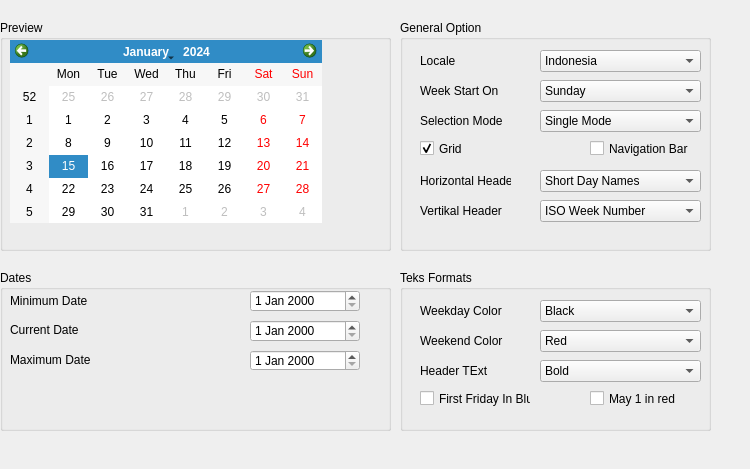
<?xml version="1.0" encoding="UTF-8"?>
<ui version="4.0">
 <class>Form</class>
 <widget class="QWidget" name="Form">
  <property name="geometry">
   <rect>
    <x>0</x>
    <y>0</y>
    <width>750</width>
    <height>469</height>
   </rect>
  </property>
  <property name="windowTitle">
   <string>Form</string>
  </property>
  <widget class="QGroupBox" name="groupBox">
   <property name="geometry">
    <rect>
     <x>0</x>
     <y>20</y>
     <width>391</width>
     <height>231</height>
    </rect>
   </property>
   <property name="title">
    <string>Preview</string>
   </property>
   <widget class="QCalendarWidget" name="calendarWidget">
    <property name="geometry">
     <rect>
      <x>10</x>
      <y>20</y>
      <width>312</width>
      <height>183</height>
     </rect>
    </property>
   </widget>
  </widget>
  <widget class="QGroupBox" name="groupBox_2">
   <property name="geometry">
    <rect>
     <x>0</x>
     <y>270</y>
     <width>391</width>
     <height>161</height>
    </rect>
   </property>
   <property name="title">
    <string>Dates</string>
   </property>
   <widget class="QLabel" name="label_2">
    <property name="geometry">
     <rect>
      <x>10</x>
      <y>20</y>
      <width>141</width>
      <height>21</height>
     </rect>
    </property>
    <property name="text">
     <string>Minimum Date</string>
    </property>
   </widget>
   <widget class="QDateEdit" name="dateEdit">
    <property name="geometry">
     <rect>
      <x>250</x>
      <y>20</y>
      <width>110</width>
      <height>22</height>
     </rect>
    </property>
    <property name="date">
     <date>
      <year>2000</year>
      <month>1</month>
      <day>1</day>
     </date>
    </property>
   </widget>
   <widget class="QDateEdit" name="dateEdit_2">
    <property name="geometry">
     <rect>
      <x>250</x>
      <y>50</y>
      <width>110</width>
      <height>22</height>
     </rect>
    </property>
    <property name="date">
     <date>
      <year>2000</year>
      <month>1</month>
      <day>1</day>
     </date>
    </property>
   </widget>
   <widget class="QDateEdit" name="dateEdit_3">
    <property name="geometry">
     <rect>
      <x>250</x>
      <y>80</y>
      <width>110</width>
      <height>21</height>
     </rect>
    </property>
    <property name="date">
     <date>
      <year>2000</year>
      <month>1</month>
      <day>1</day>
     </date>
    </property>
   </widget>
   <widget class="QLabel" name="label_3">
    <property name="geometry">
     <rect>
      <x>10</x>
      <y>50</y>
      <width>141</width>
      <height>20</height>
     </rect>
    </property>
    <property name="text">
     <string>Current Date</string>
    </property>
   </widget>
   <widget class="QLabel" name="label_4">
    <property name="geometry">
     <rect>
      <x>10</x>
      <y>80</y>
      <width>141</width>
      <height>20</height>
     </rect>
    </property>
    <property name="text">
     <string>Maximum Date</string>
    </property>
   </widget>
  </widget>
  <widget class="QGroupBox" name="groupBox_3">
   <property name="geometry">
    <rect>
     <x>400</x>
     <y>20</y>
     <width>311</width>
     <height>231</height>
    </rect>
   </property>
   <property name="title">
    <string>General Option</string>
   </property>
   <widget class="QLabel" name="label_5">
    <property name="geometry">
     <rect>
      <x>20</x>
      <y>30</y>
      <width>91</width>
      <height>21</height>
     </rect>
    </property>
    <property name="text">
     <string>Locale</string>
    </property>
   </widget>
   <widget class="QComboBox" name="comboBox">
    <property name="geometry">
     <rect>
      <x>140</x>
      <y>30</y>
      <width>161</width>
      <height>22</height>
     </rect>
    </property>
    <item>
     <property name="text">
      <string>Indonesia</string>
     </property>
    </item>
   </widget>
   <widget class="QLabel" name="label_6">
    <property name="geometry">
     <rect>
      <x>20</x>
      <y>60</y>
      <width>91</width>
      <height>21</height>
     </rect>
    </property>
    <property name="text">
     <string>Week Start On</string>
    </property>
   </widget>
   <widget class="QLabel" name="label_7">
    <property name="geometry">
     <rect>
      <x>20</x>
      <y>90</y>
      <width>91</width>
      <height>21</height>
     </rect>
    </property>
    <property name="text">
     <string>Selection Mode</string>
    </property>
   </widget>
   <widget class="QLabel" name="label_10">
    <property name="geometry">
     <rect>
      <x>20</x>
      <y>150</y>
      <width>91</width>
      <height>21</height>
     </rect>
    </property>
    <property name="text">
     <string>Horizontal Header</string>
    </property>
   </widget>
   <widget class="QCheckBox" name="checkBox">
    <property name="geometry">
     <rect>
      <x>20</x>
      <y>120</y>
      <width>70</width>
      <height>17</height>
     </rect>
    </property>
    <property name="text">
     <string>Grid</string>
    </property>
    <property name="checked">
     <bool>true</bool>
    </property>
   </widget>
   <widget class="QCheckBox" name="checkBox_2">
    <property name="geometry">
     <rect>
      <x>190</x>
      <y>120</y>
      <width>111</width>
      <height>17</height>
     </rect>
    </property>
    <property name="text">
     <string>Navigation Bar</string>
    </property>
   </widget>
   <widget class="QLabel" name="label_11">
    <property name="geometry">
     <rect>
      <x>20</x>
      <y>180</y>
      <width>91</width>
      <height>21</height>
     </rect>
    </property>
    <property name="text">
     <string>Vertikal Header</string>
    </property>
   </widget>
   <widget class="QComboBox" name="comboBox_3">
    <property name="geometry">
     <rect>
      <x>140</x>
      <y>60</y>
      <width>161</width>
      <height>22</height>
     </rect>
    </property>
    <item>
     <property name="text">
      <string>Sunday</string>
     </property>
    </item>
   </widget>
   <widget class="QComboBox" name="comboBox_4">
    <property name="geometry">
     <rect>
      <x>140</x>
      <y>90</y>
      <width>161</width>
      <height>22</height>
     </rect>
    </property>
    <item>
     <property name="text">
      <string>Single Mode</string>
     </property>
    </item>
   </widget>
   <widget class="QComboBox" name="comboBox_5">
    <property name="geometry">
     <rect>
      <x>140</x>
      <y>150</y>
      <width>161</width>
      <height>22</height>
     </rect>
    </property>
    <item>
     <property name="text">
      <string>Short Day Names</string>
     </property>
    </item>
   </widget>
   <widget class="QComboBox" name="comboBox_6">
    <property name="geometry">
     <rect>
      <x>140</x>
      <y>180</y>
      <width>161</width>
      <height>22</height>
     </rect>
    </property>
    <item>
     <property name="text">
      <string>ISO Week Number</string>
     </property>
    </item>
   </widget>
  </widget>
  <widget class="QGroupBox" name="groupBox_4">
   <property name="geometry">
    <rect>
     <x>400</x>
     <y>270</y>
     <width>311</width>
     <height>161</height>
    </rect>
   </property>
   <property name="title">
    <string>Teks Formats</string>
   </property>
   <widget class="QLabel" name="label_8">
    <property name="geometry">
     <rect>
      <x>20</x>
      <y>30</y>
      <width>91</width>
      <height>21</height>
     </rect>
    </property>
    <property name="text">
     <string>Weekday Color</string>
    </property>
   </widget>
   <widget class="QComboBox" name="comboBox_2">
    <property name="geometry">
     <rect>
      <x>140</x>
      <y>30</y>
      <width>161</width>
      <height>22</height>
     </rect>
    </property>
    <item>
     <property name="text">
      <string>Black</string>
     </property>
    </item>
   </widget>
   <widget class="QLabel" name="label_9">
    <property name="geometry">
     <rect>
      <x>20</x>
      <y>60</y>
      <width>91</width>
      <height>21</height>
     </rect>
    </property>
    <property name="text">
     <string>Weekend Color</string>
    </property>
   </widget>
   <widget class="QLabel" name="label_12">
    <property name="geometry">
     <rect>
      <x>20</x>
      <y>90</y>
      <width>91</width>
      <height>21</height>
     </rect>
    </property>
    <property name="text">
     <string>Header TExt</string>
    </property>
   </widget>
   <widget class="QCheckBox" name="checkBox_3">
    <property name="geometry">
     <rect>
      <x>20</x>
      <y>120</y>
      <width>111</width>
      <height>17</height>
     </rect>
    </property>
    <property name="text">
     <string>First Friday In Blue</string>
    </property>
   </widget>
   <widget class="QCheckBox" name="checkBox_4">
    <property name="geometry">
     <rect>
      <x>190</x>
      <y>120</y>
      <width>91</width>
      <height>17</height>
     </rect>
    </property>
    <property name="text">
     <string>May 1 in red</string>
    </property>
   </widget>
   <widget class="QComboBox" name="comboBox_7">
    <property name="geometry">
     <rect>
      <x>140</x>
      <y>60</y>
      <width>161</width>
      <height>22</height>
     </rect>
    </property>
    <item>
     <property name="text">
      <string>Red</string>
     </property>
    </item>
   </widget>
   <widget class="QComboBox" name="comboBox_8">
    <property name="geometry">
     <rect>
      <x>140</x>
      <y>90</y>
      <width>161</width>
      <height>22</height>
     </rect>
    </property>
    <item>
     <property name="text">
      <string>Bold</string>
     </property>
    </item>
   </widget>
  </widget>
 </widget>
 <resources/>
 <connections/>
</ui>
